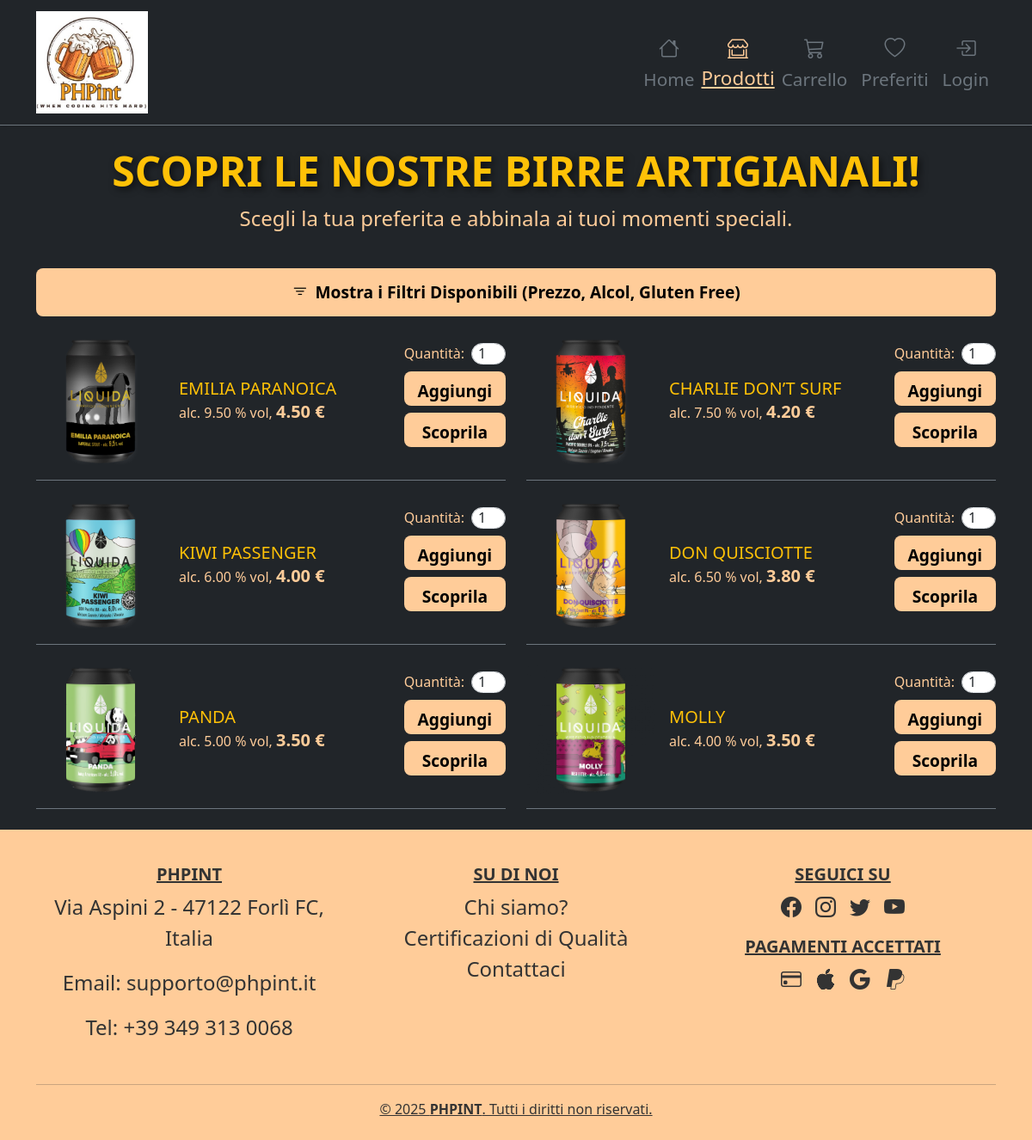
Screenshot of /catalogo_prodotti.php with the database file from the repository.
### tables this page shows
CREATE TABLE PRODOTTO (
    codProdotto INT NOT NULL,
    codInfo INT NOT NULL,
    nome VARCHAR(100) NOT NULL,
    alc DECIMAL(5, 2),
    descrizione TEXT,
    listaIngredienti TEXT,
    prezzo DECIMAL(10, 2) NOT NULL,
    quantitaMagazzino INT NOT NULL,
    immagine VARCHAR(255),
    glutenFree BOOLEAN NOT NULL DEFAULT FALSE,
    CONSTRAINT ID_PRODOTTO_ID PRIMARY KEY (codProdotto),
    CONSTRAINT SID_PRODO_INFO__ID UNIQUE (codInfo)
);

### catalogo_prodotti.php (called while the page is built, shortened)
<?php
    require_once 'bootstrap.php';
    $templateParams["titolo"] = "PHPint - Catalogo Prootti";
    $templateParams["nome"] = "catalogo.php";
    $templateParams["birre"] = $dbh->getAllBeers();
    require 'template/base.php';
?>

### db/database.php (called while the page is built, shortened)
<?php
class DatabaseHelper
{
    private $db;
    public function __construct($servername, $username, $password, $dbname, $port)
    {
        $this->db = new mysqli($servername, $username, $password, $dbname, $port);
    }
    public function getAllBeers()
    {
        $query = "SELECT * FROM PRODOTTO";
        $stmt = $this->db->prepare($query);
        $stmt->execute();
        $result = $stmt->get_result();
        return $result->fetch_all(MYSQLI_ASSOC);
    }
}

### bootstrap.php (called while the page is built, shortened)
<?php
require_once("utils/functions.php");
require_once("db/database.php");
$dbh = new DatabaseHelper("localhost", "root", "", "er_2phpint", 3306);

### template/catalogo.php (the view, shortened to what this page needs)
<main>
    <div class="container py-4">
        <div class="text-center mb-4">
            <h1 class="text-warning">SCOPRI LE NOSTRE BIRRE ARTIGIANALI!</h1>
            <p>Scegli la tua preferita e abbinala ai tuoi momenti speciali.</p>
        </div>
        <div class="mb-4">
            <button class="btn w-100 d-flex align-items-center justify-content-center" type="button"
                data-bs-toggle="collapse" data-bs-target="#filterContainer" aria-expanded="false"
                aria-controls="filterContainer">
                <i class="bi bi-filter me-2"></i>
                Mostra i Filtri Disponibili (Prezzo, Alcol, Gluten Free)
            </button>
        </div>
        <div id="productList" class="row row-cols-1 row-cols-md-2 g-4">
            <?php foreach ($templateParams["birre"] as $birra): ?>
                <div class="col product-item text-warning" data-name="<?php echo strtolower($birra["nome"]); ?>"
                    data-glutenfree="<?php echo $birra["glutenFree"] ? 'glutenFree' : 'withGluten'; ?>"
                    data-price="<?php echo $birra["prezzo"]; ?>" data-alcohol="<?php echo $birra["alc"]; ?>">
                    <div class="d-flex align-items-center border-bottom border-secondary pb-3">
                        <form action="prodotto_in_dettaglio.php" method="POST" class="d-inline">
                            <button type="submit" style="border: none; background: none; padding: 0;">
                                <img src="img/beers/<?php echo $birra["immagine"]; ?>" alt="<?php echo $birra["nome"]; ?>"
                                    class="img-fluid me-3" style="width: 150px;">
                            </button>
                        </form>
                        <div>
                            <h3 class="m-0 fs-5"><?php echo $birra["nome"]; ?></h3>
                            <p class="m-0 fs-6">alc. <?php echo $birra["alc"]; ?> % vol, </p>
                            <p class="m-0 fw-bold fs-5"><?php echo $birra["prezzo"]; ?> €</p>
                        </div>
                        <div class="ms-auto d-flex flex-column align-items-stretch">
                            <?php if (!isset($_SESSION["username"]) || $_SESSION["username"] != $_SESSION["venditore"]["username"]): ?>
                                <div class="d-flex align-items-center mb-2">
                                    <label for="quantity-<?php echo $birra['codProdotto']; ?>" class="me-2">Quantità:</label>
                                    <input type="number" id="quantity-<?php echo $birra['codProdotto']; ?>"
                                        class="form-control text-center" min="1" value="1"
                                        style="width: 40px; height: 25px; border-radius: 50px; padding: 2px;">
                                </div>
                                <?php if (!empty($_SESSION["username"])): ?>
                                    <button class="btn btn-sm mb-2" style="height: 40px; font-weight: bold; padding: 0.5rem;"
                                        onclick="addToCart(<?php echo $templateParams['codCarrello']['codCarrello']; ?>,
                                    <?php echo $birra['codProdotto']; ?>,
                                    document.getElementById('quantity-<?php echo $birra['codProdotto']; ?>').value)">
                                        Aggiungi
                                    </button>
                                <?php else: ?>
                                    <button onclick="window.location.href='login.php';" class="btn btn-sm mb-2"
                                        style="height: 40px; font-weight: bold; padding: 0.5rem;">
                                        Aggiungi
                                    </button>
                                <?php endif; ?>
                            <?php endif; ?>
                            <form action="prodotto_in_dettaglio.php" method="POST" class="mb-2">
                                <button type="submit" class="btn btn-sm mb-2"
                                    style="height: 40px; font-weight: bold; padding: 0.5rem; width: 100%;">
                                    Scoprila
                                </button>
                            </form>
                        </div>
                    </div>
                </div>
            <?php endforeach; ?>
        </div>
    </div>
    <link href="css/filter_style.css" rel="stylesheet">
</main>

### template/base.php (shortened to what this page needs)
<!DOCTYPE html>
<html lang="it">
<head>
    <link href="https://cdn.jsdelivr.net/npm/bootstrap@5.3.2/dist/css/bootstrap.min.css" rel="stylesheet" />
    <link href="https://cdnjs.cloudflare.com/ajax/libs/bootstrap-icons/1.10.5/font/bootstrap-icons.min.css"
        rel="stylesheet" />
    <link href="css/base_style.css" rel="stylesheet" />
</head>
<body class="bg-dark">
    <nav class="navbar navbar-expand-lg navbar-dark bg-dark shadow-sm border-bottom border-secondary">
        <div class="container">
            <a class="navbar-brand d-flex align-items-center" href="paginainformativa.php">
                <img src="img/logo1.jpg" alt="PHPint Logo" width="130" class="me-2">
            </a>
            <div class="collapse navbar-collapse" id="navbarNav">
                <ul class="navbar-nav ms-auto align-items-center">
                    <li class="nav-item text-center">
                        <a <?php isActive("homepage.php"); ?>
                            class="nav-link text-secondary d-flex flex-column align-items-center" href="homepage.php">
                            <i class="bi bi-house"></i>
                            <span>Home</span>
                        </a>
                    </li>
                    <li class="nav-item text-center">
                        <a <?php isActive("catalogo_prodotti.php"); ?>
                            class="nav-link text-secondary d-flex flex-column align-items-center"
                            href="catalogo_prodotti.php">
                            <i class="bi bi-shop-window"></i>
                            <span>Prodotti</span>
                        </a>
                    </li>
                    <?php if (!isset($_SESSION["username"]) || $_SESSION["username"] != $_SESSION["venditore"]["username"]): ?>
                    <li class="nav-item text-center">
                        <a <?php isActive("carrello.php"); ?>
                            class="nav-link text-secondary d-flex flex-column align-items-center" href="carrello.php">
                            <i class="bi bi-cart3"></i>
                            <span>Carrello</span>
                        </a>
                    </li>
                    <li class="nav-item text-center">
                        <a <?php isActive("preferiti.php"); ?>
                            class="nav-link text-secondary d-flex flex-column align-items-center" href="preferiti.php">
                            <i class="bi bi-heart"></i>
                            <span>Preferiti</span>
                        </a>
                    </li>
                    <?php endif; ?>
                        <?php if (!isset($_SESSION["username"])): ?>
                        <li class="nav-item text-center">
                            <a <?php isActive("login.php"); ?>
                                class="nav-link text-secondary d-flex flex-column align-items-center" href="login.php">
                                <i class="bi bi-box-arrow-in-right"></i>
                                <span>Login</span>
                            </a>
                        </li>
                    <?php endif; ?>
                </ul>
            </div>
        </div>
    </nav>
    <?php if (isset($templateParams["nome"])) {
        require($templateParams["nome"]);
    }
    ?>
    <footer class="py-4" style="background-color: #FFCC99;">
        <div class="container">
            <div class="row text-center mt-3">
                <div class="col-md-4 mb-3">
                    <h5 class="fw-bold" style="color: #333333;">PHPINT</h5>
                    <p style="color: #333333;">Via Aspini 2 - 47122 Forlì FC, Italia</p>
                    <p style="color: #333333;">Email: supporto@phpint.it</p>
                    <p style="color: #333333;">Tel: +39 349 313 0068</p>
                </div>
                <div class="col-md-4 mb-3">
                    <h5 class="fw-bold" style="color: #333333;">SU DI NOI</h5>
                    <ul class="list-unstyled">
                        <li><a href="paginainformativa.php#chi-siamo" class="text-decoration-none"
                                style="color: #333333; text-decoration: underline;">Chi siamo?</a></li>
                        <li><a href="paginainformativa.php#certificazioni" class="text-decoration-none"
                                style="color: #333333; text-decoration: underline;">Certificazioni di Qualità</a></li>
                        <li><a href="paginainformativa.php#contatti" class="text-decoration-none"
                                style="color: #333333; text-decoration: underline;">Contattaci</a></li>
                    </ul>
                </div>
                <div class="col-md-4">
                    <h5 class="fw-bold" style="color: #333333;">SEGUICI SU</h5>
                    <div class="d-flex justify-content-center mb-3">
                        <a href="#" class="mx-2" style="color: #333333; font-size: 1.5rem;"><i
                                class="bi bi-facebook"></i></a>
                        <a href="#" class="mx-2" style="color: #333333; font-size: 1.5rem;"><i
                                class="bi bi-instagram"></i></a>
                        <a href="#" class="mx-2" style="color: #333333; font-size: 1.5rem;"><i
                                class="bi bi-twitter"></i></a>
                        <a href="#" class="mx-2" style="color: #333333; font-size: 1.5rem;"><i
                                class="bi bi-youtube"></i></a>
                    </div>
                    <h5 class="fw-bold" style="color: #333333;">PAGAMENTI ACCETTATI</h5>
                    <div class="d-flex justify-content-center">
                        <i class="bi bi-credit-card mx-2" style="color: #333333; font-size: 1.5rem;"></i>
                        <i class="bi bi-apple mx-2" style="color: #333333; font-size: 1.5rem;"></i>
                        <i class="bi bi-google mx-2" style="color: #333333; font-size: 1.5rem;"></i>
                        <i class="bi bi-paypal mx-2" style="color: #333333; font-size: 1.5rem;"></i>
                    </div>
                </div>
            </div>
            <hr style="border-color: #333333;">
            <div class="text-center" style="color: #333333;">
                © 2025 <strong>PHPINT</strong>. Tutti i diritti non riservati.
            </div>
        </div>
    </footer>
</body>
</html>

### utils/functions.php (shortened to what this page needs)
<?php
function isActive($pagename)
{
    if (basename($_SERVER['PHP_SELF']) == $pagename) {
        echo " class='active' ";
    }
}

### css/base_style.css (style rules this page uses)
body { display: flex; flex-direction: column; color: #FFCC99; min-height: 100vh; margin: 0; background-color: #333333; }
main, main label { flex-grow: 1; color: #FFCC99; }
body main h1 { font-size: 3rem; font-weight: bold; text-shadow: 3px 3px 8px rgba(0, 0, 0, 0.6); color: #ffcc00; line-height: 1.2; }
body p, body a { display: inline-flex; flex-direction: column; align-items: center; justify-content: center; font-size: 1.5rem; color: #FFCC99; }
body a span { font-size: 1.4rem; }
h3 { font-size: clamp(1rem, 3vw, 2rem); line-height: 1.2; }
footer { padding: 20px 10px; background-color: #FFCC99; color: #333333; text-align: center; margin-top: auto; text-decoration: underline !important; }
button.btn { background-color: #FFCC99; color: #000; border-radius: 8px; font-weight: 700; font-size: 1.2rem; padding: 0.8rem 1.5rem; transition: background-color 0.3s ease, transform 0.2s ease; }
.nav-link i { font-size: 1.5rem; margin-bottom: 0.2rem; }
.nav-link span { font-size: 1.3rem; }
.navbar-brand { font-size: 1.5rem; }

### rows the page displays
prodotto: immagine (picture), nome "EMILIA PARANOICA", alc "9.50", prezzo "4.50", codProdotto "1"
prodotto: immagine (picture), nome "CHARLIE DON’T SURF", alc "7.50", prezzo "4.20"
prodotto: immagine (picture), nome "KIWI PASSENGER", alc "6.00", prezzo "4.00"
prodotto: immagine (picture), nome "DON QUISCIOTTE", alc "6.50", prezzo "3.80"
prodotto: immagine (picture), nome "PANDA", alc "5.00", prezzo "3.50"
prodotto: immagine (picture), nome "MOLLY", alc "4.00", prezzo "3.50"
